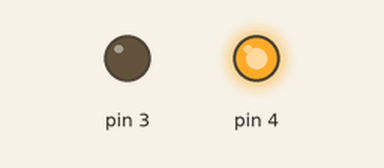
The sketch below on a simulated Arduino Uno, built with avr-gcc and run on an emulated ATmega328P. On the bench: output pins drawn as LEDs (lit = HIGH).

Above: at 0.5 s.
At 2.7 s:
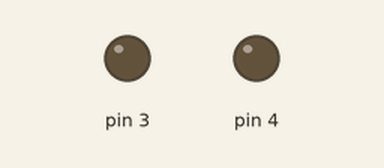
At 5.0 s:
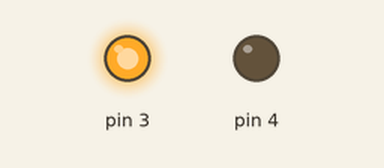
Timing chart, 0 to 6.9 s (numbered marks = the images above):
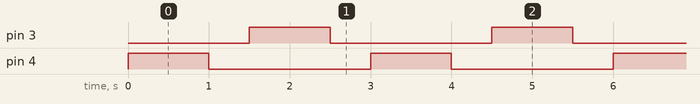

Measured:
- by itself, pin 3, pin 4: alternates HIGH for 1.0 s and LOW for 2.0 s
- by itself, everything shown: repeats every 3.0 s, in 4 steps

The sketch:

2-leds_variaveis.ino
```cpp
#define LED_AZUL_VERMELHO 3;
#define LED_VERDE_AMARELO 4;

void setup() {
  int tempo = 1000;
  int i;
  pinMode(3,OUTPUT);
  pinMode(4,OUTPUT);
}

void piscar(int led, int tempo){
digitalWrite(led, HIGH);
delay(tempo);
digitalWrite(led, LOW);
}

void loop() {
for ( int i=0; i<10; i++){
  if (i %2 == 0){
    piscar(4,1000);
    delay(500);
    continue;
  }
  else{
    piscar(3,1000);
    delay(500);
    continue;
  }
 }
}
```
